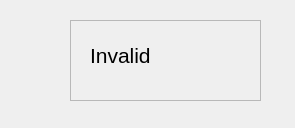
<?xml version="1.0" encoding="UTF-8"?>
<ui version="4.0">
 <class>Form</class>
 <widget class="QWidget" name="Form">
  <property name="geometry">
   <rect>
    <x>0</x>
    <y>0</y>
    <width>295</width>
    <height>128</height>
   </rect>
  </property>
  <property name="font">
   <font>
    <family>MS Sans Serif</family>
    <pointsize>22</pointsize>
   </font>
  </property>
  <property name="windowTitle">
   <string>Form</string>
  </property>
  <widget class="QFrame" name="frame">
   <property name="geometry">
    <rect>
     <x>70</x>
     <y>20</y>
     <width>191</width>
     <height>81</height>
    </rect>
   </property>
   <property name="frameShape">
    <enum>QFrame::StyledPanel</enum>
   </property>
   <property name="frameShadow">
    <enum>QFrame::Raised</enum>
   </property>
   <widget class="QLabel" name="label">
    <property name="geometry">
     <rect>
      <x>20</x>
      <y>20</y>
      <width>171</width>
      <height>31</height>
     </rect>
    </property>
    <property name="font">
     <font>
      <family>MS Sans Serif</family>
      <pointsize>16</pointsize>
     </font>
    </property>
    <property name="text">
     <string>Invalid</string>
    </property>
   </widget>
  </widget>
 </widget>
 <resources/>
 <connections/>
</ui>
